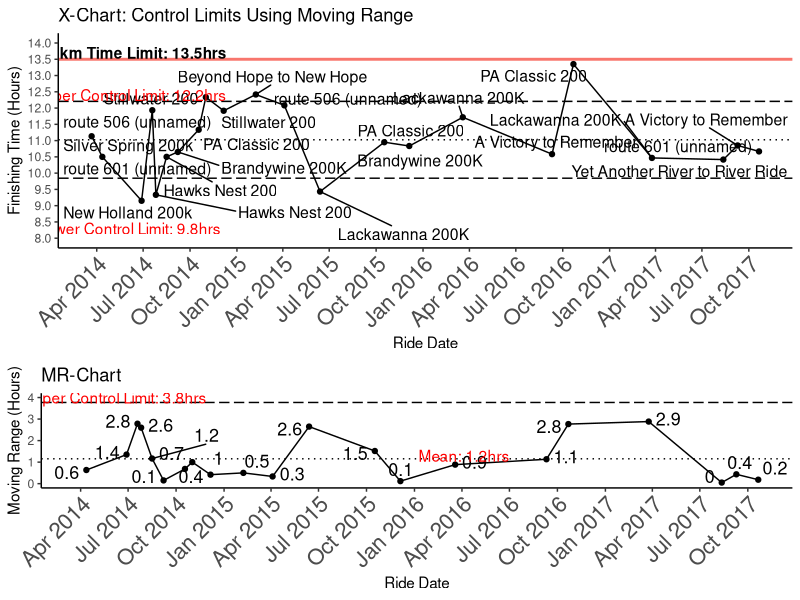
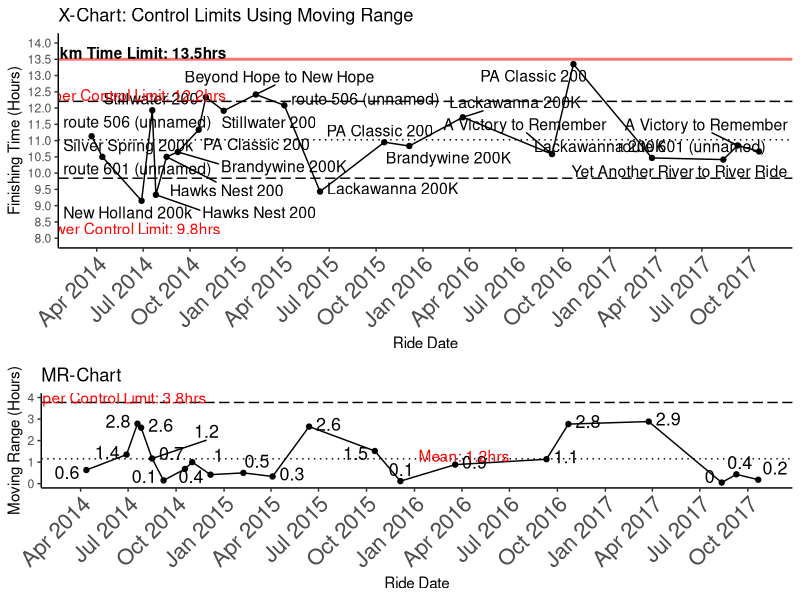
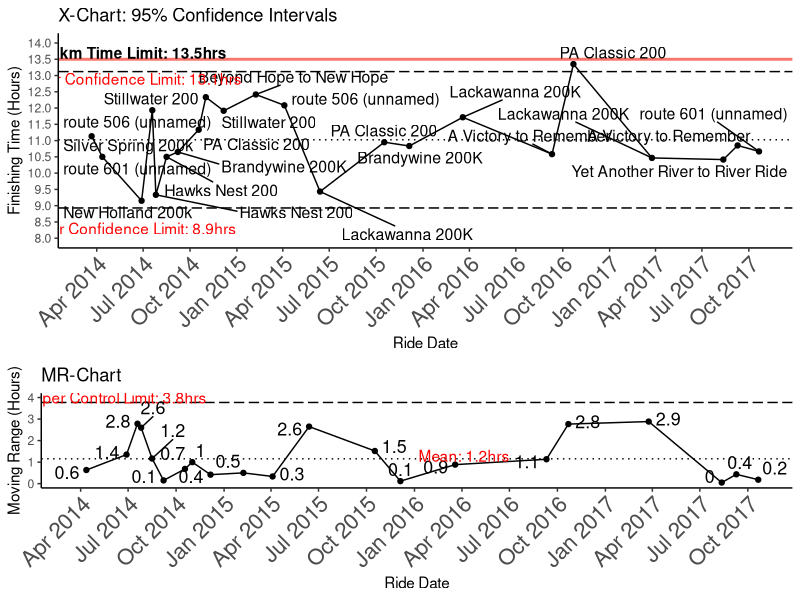
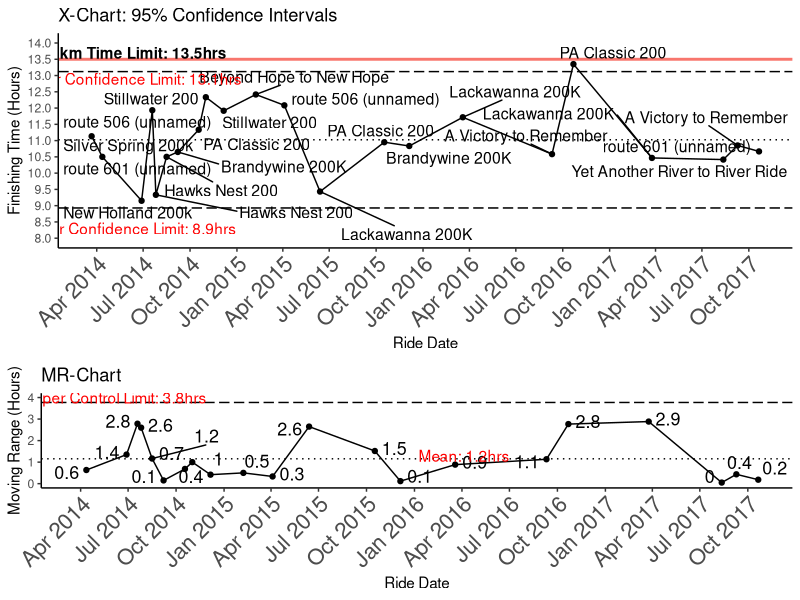
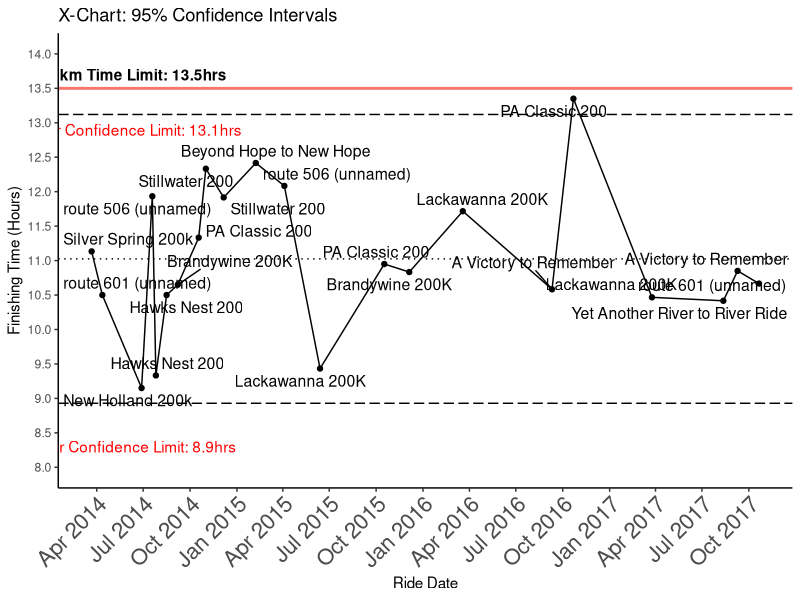

Write R code to recreate these figures, in order. (Note: this script raises an error after producing the figures.)
# Charles J. Arayata
# Healthcare Data Analyst Presentation
# Statistical Process Control on Brevet Finishing Times

setwd("C:/Users/carayata/Desktop/CHOP/SPC Resources")
# setwd("~/GitHub/CHOP/Presentation")


rando <- read.csv("rando.csv", header=T, stringsAsFactors = F, na.strings = c("", "?"))

library(lubridate)
library(ggplot2)
library(ggrepel)
library(dplyr)
library(gridExtra)

# Just 200k brevets
two.hundred <- rando[which(rando$Km == 200), ]

# Fixing Time and Dates
two.hundred$elapsed <- hm(two.hundred$Time)
two.hundred$Date <- mdy(two.hundred$Date)
two.hundred <- two.hundred[order(two.hundred$Date), ]

# Calculate Moving Range
two.hundred$lag <- lag(two.hundred$Time, n = 1)
two.hundred$lag.elapsed <- hm(two.hundred$lag)
two.hundred$moving.range <- abs(as.numeric(two.hundred$elapsed - two.hundred$lag.elapsed))/3600 # in hours

# Calculate Limits

# All in hours
x.mean <- mean(as.numeric(two.hundred$elapsed)/3600) # x-bar
sd.mean <- sd(as.numeric(two.hundred$elapsed)/3600) # standard deviation of x (not used)
mr.mean <- mean(two.hundred$moving.range, na.rm = T) # moving range mean


# From Control Chart Constants, d2 = 1.128, sample size 2 (taking differences from 2 consecutive ranges)
mr.mean/1.128 # 1.023022

# Control Limits = x-mean +/- [(moving range mean/d2) * moving range mean]
x.ucl <- x.mean + ((mr.mean/1.128)*mr.mean)
x.lcl <- x.mean - ((mr.mean/1.128)*mr.mean)



# Plot
one <- ggplot(two.hundred, aes(x = Date, y = as.numeric(elapsed)/3600), label = Date) +
  geom_hline(aes(yintercept = 13.5, colour = "red"), size = 1) +
  geom_line() +
  geom_point() +
  geom_text_repel(aes(label = Route), size = 4) +
  scale_x_date(date_breaks = "3 months",
               date_labels = "%b %Y") +
  scale_y_continuous(breaks = seq(8, 14, 0.5)) +
  coord_cartesian(ylim = c(8, 14)) +
  theme_classic() +
  theme(axis.text.x = element_text(angle = 45, hjust = 1, size = 16)) +
  labs(y = "Finishing Time (Hours)",
       x = "Ride Date") +
  guides(color = "none") +
  geom_hline(yintercept = mean(as.numeric(two.hundred$elapsed)/3600), linetype = 3) +
  geom_hline(yintercept = x.lcl, linetype = 5) +
  geom_hline(yintercept = x.ucl, linetype = 5) +
  annotate(geom="text", x = as.Date("2014-06-05"),
           y=13.7 ,label="200km Time Limit: 13.5hrs", fontface="bold") +
  annotate(geom="text", x = as.Date("2014-06-05"),
           y=8.3 ,label=paste0("Lower Control Limit: ", round(x.lcl, 1), "hrs"),
           color = "red") +
  annotate(geom="text", x = as.Date("2014-06-05"),
           y=12.4 ,label=paste0("Upper Control Limit: ", round(x.ucl, 1), "hrs"),
           color = "red") +
  ggtitle("X-Chart: Control Limits Using Moving Range")


# Calculate 95% Confidence Interval based on Standard Deviation of Observations
x.uci <- x.mean + (2*sd.mean)
x.lci <- x.mean - (2*sd.mean)

two <- ggplot(two.hundred, aes(x = Date, y = as.numeric(elapsed)/3600), label = Date) +
  geom_hline(aes(yintercept = 13.5, colour = "red"), size = 1) +
  geom_line() +
  geom_point() +
  geom_text_repel(aes(label = Route), size = 4) +
  scale_x_date(date_breaks = "3 months",
               date_labels = "%b %Y") +
  scale_y_continuous(breaks = seq(8, 14, 0.5)) +
  coord_cartesian(ylim = c(8, 14)) +
  theme_classic() +
  theme(axis.text.x = element_text(angle = 45, hjust = 1, size = 16)) +
  labs(y = "Finishing Time (Hours)",
       x = "Ride Date") +
  guides(color = "none") +
  geom_hline(yintercept = mean(as.numeric(two.hundred$elapsed)/3600), linetype = 3) +
  geom_hline(yintercept = x.lci, linetype = 5) +
  geom_hline(yintercept = x.uci, linetype = 5) +
  annotate(geom="text", x = as.Date("2014-06-05"),
           y=13.7 ,label="200km Time Limit: 13.5hrs", fontface="bold") +
  annotate(geom="text", x = as.Date("2014-06-05"),
           y=8.3 ,label=paste0("Lower Confidence Limit: ", round(x.lci, 1), "hrs"),
           color = "red") +
  annotate(geom="text", x = as.Date("2014-06-05"),
           y=12.9 ,label=paste0("Upper Confidence Limit: ", round(x.uci, 1), "hrs"),
           color = "red") +
  ggtitle("X-Chart: 95% Confidence Intervals")
# out of 22 200k's, one falls outside of range of 2 SD's. to be expected (95% = 1/20)

# Moving Range Chart
# From Control Chart Constants, D4 = 3.267,
mr.ucl <- 3.267*mr.mean

# plot moving range - need to grid.arrange it underneath
three <- ggplot(two.hundred, aes(x = Date, y = moving.range), label = Date) +
  geom_line() +
  geom_point() +
  geom_text_repel(aes(label = round(moving.range, 1), size = 1)) +
  scale_x_date(date_breaks = "3 months",
               date_labels = "%b %Y") +
  theme_classic() +
  theme(axis.text.x = element_text(angle = 45, hjust = 1, size = 16)) +
  labs(y = "Moving Range (Hours)",
       x = "Ride Date") +
  guides(size = "none") +
  geom_hline(yintercept = mr.mean, linetype = 3) +
  geom_hline(yintercept = mr.ucl, linetype = 5) +
  coord_cartesian(ylim = c(0, 4)) +
  annotate(geom="text", x = as.Date("2014-06-05"),
           y=4 ,label=paste0("Upper Control Limit: ", round(mr.ucl, 1), "hrs"),
           color = "red") +
  annotate(geom="text", x = as.Date("2016-04-05"),
           y=1.3 ,label=paste0("Mean: ", round(mr.mean, 1), "hrs"),
           color = "red") +
  ggtitle("MR-Chart")


# Save Plots
myplotpath <- file.path(paste0(getwd(), "/XMR.limits.pdf"))
pdf(file = myplotpath, useDingbats=FALSE, width = 11, height = 8)
grid.arrange(one, three, heights = 3:2)
dev.off()

myplotpath <- file.path(paste0(getwd(), "/XMR.limits.png"))
png(filename = myplotpath, width = 1100, height = 800)
grid.arrange(one, three, heights = 3:2)
dev.off()

myplotpath <- file.path(paste0(getwd(), "/XMR.intervals.pdf"))
pdf(file = myplotpath, useDingbats=FALSE, width = 11, height = 8)
grid.arrange(two, three, heights = 3:2)
dev.off()

myplotpath <- file.path(paste0(getwd(), "/XMR.intervals.png"))
png(filename = myplotpath, width = 1100, height = 800)
grid.arrange(two, three, heights = 3:2)
dev.off()


myplotpath <- file.path(paste0(getwd(), "/Xbar.elapsed.png"))
png(filename = myplotpath, width = 1100, height = 400)
print(two)
dev.off()

# Retrace, but this time using Moving Time ####



# Just 200k brevets
two.hundred <- rando[which(rando$Km == 200), ]

# Fixing Time and Dates
two.hundred$moving.time <- hm(two.hundred$Moving)
two.hundred$Date <- mdy(two.hundred$Date)
two.hundred <- two.hundred[order(two.hundred$Date), ]

# Calculate Moving Range
two.hundred$lag <- lag(two.hundred$Moving, n = 1)
two.hundred$lag.moving <- hm(two.hundred$lag)
two.hundred$moving.range <- abs(as.numeric(two.hundred$moving.time - two.hundred$lag.moving))/3600 # in hours
# two.hundred$moving.range <- abs(as.numeric(two.hundred$moving.time - two.hundred$lag.moving))/60 # in minutes

# Calculate Limits

# All in hours
x.mean <- mean(as.numeric(two.hundred$moving.time)/3600) # x-bar
sd.mean <- sd(as.numeric(two.hundred$moving.time)/3600) # standard deviation of x (not used)
mr.mean <- mean(two.hundred$moving.range, na.rm = T) # moving range mean


# From Control Chart Constants, d2 = 1.128, sample size 2 (taking differences from 2 consecutive ranges)
mr.mean/1.128 # 1.023022

# Control Limits = x-mean +/- [(moving range mean/d2) * moving range mean]
x.ucl <- x.mean + ((mr.mean/1.128)*mr.mean)
x.lcl <- x.mean - ((mr.mean/1.128)*mr.mean)



# Plot
one <- ggplot(two.hundred, aes(x = Date, y = as.numeric(moving.time)/3600), label = Date) +
  # geom_hline(aes(yintercept = 13.5, colour = "red"), size = 1) +
  geom_line() +
  geom_point() +
  geom_text_repel(aes(label = Route), size = 4) +
  scale_x_date(date_breaks = "3 months",
               date_labels = "%b %Y") +
  scale_y_continuous(breaks = seq(8, 11, 0.5)) +
  coord_cartesian(ylim = c(8, 11)) +
  theme_classic() +
  theme(axis.text.x = element_text(angle = 45, hjust = 1, size = 16)) +
  labs(y = "Moving Time (Hours)",
       x = "Ride Date") +
  guides(color = "none") +
  geom_hline(yintercept = mean(as.numeric(two.hundred$moving.time)/3600), linetype = 3) +
  geom_hline(yintercept = x.lcl, linetype = 5) +
  geom_hline(yintercept = x.ucl, linetype = 5) +
  # annotate(geom="text", x = as.Date("2014-06-05"),
  #          y=13.7 ,label="200km Time Limit: 13.5hrs", fontface="bold") +
  annotate(geom="text", x = as.Date("2016-01-05"),
           y=9.0 ,label=paste0("Lower Control Limit: ", round(x.lcl, 1), "hrs"),
           color = "red") +
  annotate(geom="text", x = as.Date("2016-01-05"),
           y=9.8 ,label=paste0("Upper Control Limit: ", round(x.ucl, 1), "hrs"),
           color = "red") +
  ggtitle("X-Chart: Control Limits Using Moving Range")


# Calculate 95% Confidence Interval based on Standard Deviation of Observations
x.uci <- x.mean + (2*sd.mean)
x.lci <- x.mean - (2*sd.mean)

two <- ggplot(two.hundred, aes(x = Date, y = as.numeric(moving.time)/3600), label = Date) +
  # geom_hline(aes(yintercept = 13.5, colour = "red"), size = 1) +
  geom_line() +
  geom_point() +
  geom_text_repel(aes(label = Route), size = 4) +
  scale_x_date(date_breaks = "3 months",
               date_labels = "%b %Y") +
  scale_y_continuous(breaks = seq(8, 11, 0.5)) +
  coord_cartesian(ylim = c(8, 11)) +
  theme_classic() +
  theme(axis.text.x = element_text(angle = 45, hjust = 1, size = 16)) +
  labs(y = "Moving Time (Hours)",
       x = "Ride Date") +
  guides(color = "none") +
  geom_hline(yintercept = mean(as.numeric(two.hundred$moving.time)/3600), linetype = 3) +
  geom_hline(yintercept = x.lci, linetype = 5) +
  geom_hline(yintercept = x.uci, linetype = 5) +
  # annotate(geom="text", x = as.Date("2014-06-05"),
  #          y=13.7 ,label="200km Time Limit: 13.5hrs", fontface="bold") +
  annotate(geom="text", x = as.Date("2014-05-05"),
           y=7.9 ,label=paste0("Lower Confidence Limit: ", round(x.lci, 1), "hrs"),
           color = "red") +
  annotate(geom="text", x = as.Date("2014-05-05"),
           y=10.7 ,label=paste0("Upper Confidence Limit: ", round(x.uci, 1), "hrs"),
           color = "red") +
  ggtitle("X-Chart: 95% Confidence Intervals")
# out of 22 200k's, one falls outside of range of 2 SD's. to be expected (95% = 1/20)

# Moving Range Chart
# From Control Chart Constants, D4 = 3.267,
mr.ucl <- 3.267*mr.mean

# plot moving range - need to grid.arrange it underneath
three <- ggplot(two.hundred, aes(x = Date, y = moving.range), label = Date) +
  geom_line() +
  geom_point() +
  geom_text_repel(aes(label = round(moving.range, 1), size = 1)) +
  scale_x_date(date_breaks = "3 months",
               date_labels = "%b %Y") +
  theme_classic() +
  theme(axis.text.x = element_text(angle = 45, hjust = 1, size = 16)) +
  labs(y = "Moving Range (Hours)",
       x = "Ride Date") +
  guides(size = "none") +
  geom_hline(yintercept = mr.mean, linetype = 3) +
  geom_hline(yintercept = mr.ucl, linetype = 5) +
  coord_cartesian(ylim = c(0, 2)) +
  annotate(geom="text", x = as.Date("2014-05-05"),
           y=2.0 ,label=paste0("Upper Control Limit: ", round(mr.ucl, 1), "hrs"),
           color = "red") +
  annotate(geom="text", x = as.Date("2016-04-05"),
           y=0.7 ,label=paste0("Mean: ", round(mr.mean, 1), "hrs"),
           color = "red") +
  ggtitle("MR-Chart")


# Save Plots
# myplotpath <- file.path(paste0(getwd(), "/XMR.limits.pdf"))
# pdf(file = myplotpath, useDingbats=FALSE, width = 11, height = 8)
# grid.arrange(one, three, heights = 3:2)
# dev.off()

myplotpath <- file.path(paste0(getwd(), "/XMR.limits.moving.png"))
png(filename = myplotpath, width = 1100, height = 800)
grid.arrange(one, three, heights = 3:2)
dev.off()

# myplotpath <- file.path(paste0(getwd(), "/XMR.intervals.pdf"))
# pdf(file = myplotpath, useDingbats=FALSE, width = 11, height = 8)
# grid.arrange(two, three, heights = 3:2)
# dev.off()

myplotpath <- file.path(paste0(getwd(), "/XMR.intervals.moving.png"))
png(filename = myplotpath, width = 1100, height = 800)
grid.arrange(two, three, heights = 3:2)
dev.off()

# Generate plot to compare Elapsed Time vs. Moving Time
myplotpath <- file.path(paste0(getwd(), "/Xbar.moving.png"))
png(filename = myplotpath, width = 1100, height = 400)
print(two)
dev.off()
